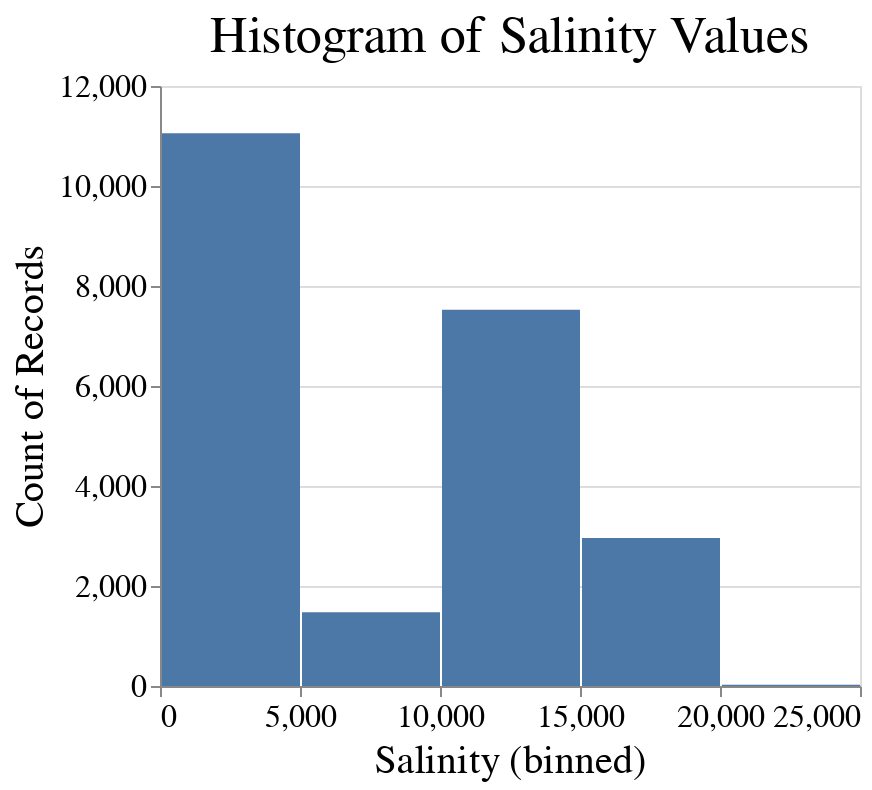

Notebook code for this chart:
### Code cell
alt.Chart(source, title="Histogram of Salinity Values").mark_bar().encode(
  #  x = alt.X('Station:N', axis=alt.Axis(title='Station Number',labelAngle=0)),
 #  y =alt.Y('Salinity:Q', axis=alt.Axis(title="Salinity")) 
 alt.X("Salinity:Q", bin=True),
y='count()').properties(
    width=350, height=300).configure_axis(
   # domain=False,
    labelFontSize=16,
    titleFontSize=20,
    labelFontWeight='normal',
    titleFontWeight='normal',
#  font='Arial')
).configure_title(fontWeight='normal',fontSize=26)

### Figure 1 — Vega-Lite specification as saved in the notebook (floating-point values rounded to 4 significant figures; data arrays with more than 128 entries replaced by an {"elided": "..."} marker saying what was removed)
{"config": {"view": {"continuousWidth": 300, "continuousHeight": 300}, "axis": {"labelFontSize": 16, "labelFontWeight": "normal", "titleFontSize": 20, "titleFontWeight": "normal"}, "title": {"fontSize": 26, "fontWeight": "normal"}}, "data": {"name": "data-531d8b27138234dcfdf81bdbd040fdc9"}, "mark": {"type": "bar"}, "encoding": {"x": {"bin": true, "field": "Salinity", "type": "quantitative"}, "y": {"aggregate": "count", "type": "quantitative"}}, "height": 300, "title": "Histogram of Salinity Values", "width": 350, "$schema": "https://vega.github.io/schema/vega-lite/v5.20.1.json", "datasets": {"data-531d8b27138234dcfdf81bdbd040fdc9": {"elided": "23040 records"}}}
